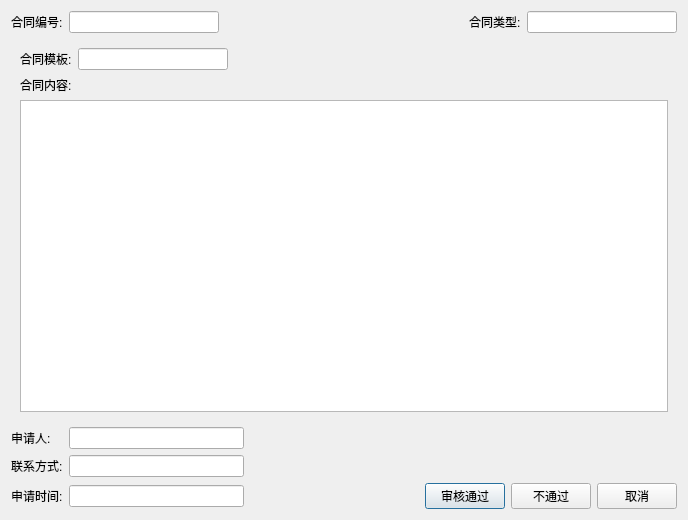
<?xml version="1.0" encoding="UTF-8"?>
<ui version="4.0">
 <class>CheckDialog</class>
 <widget class="QDialog" name="CheckDialog">
  <property name="geometry">
   <rect>
    <x>0</x>
    <y>0</y>
    <width>688</width>
    <height>520</height>
   </rect>
  </property>
  <property name="windowTitle">
   <string>合同审核</string>
  </property>
  <layout class="QVBoxLayout" name="verticalLayout_3">
   <item>
    <layout class="QHBoxLayout" name="horizontalLayout_3">
     <item>
      <widget class="QLabel" name="label">
       <property name="text">
        <string>合同编号:</string>
       </property>
      </widget>
     </item>
     <item>
      <widget class="QLineEdit" name="idEdit">
       <property name="minimumSize">
        <size>
         <width>150</width>
         <height>0</height>
        </size>
       </property>
       <property name="maximumSize">
        <size>
         <width>150</width>
         <height>16777215</height>
        </size>
       </property>
       <property name="readOnly">
        <bool>true</bool>
       </property>
      </widget>
     </item>
     <item>
      <spacer name="horizontalSpacer_2">
       <property name="orientation">
        <enum>Qt::Horizontal</enum>
       </property>
       <property name="sizeHint" stdset="0">
        <size>
         <width>40</width>
         <height>20</height>
        </size>
       </property>
      </spacer>
     </item>
     <item>
      <widget class="QLabel" name="label_3">
       <property name="text">
        <string>合同类型:</string>
       </property>
      </widget>
     </item>
     <item>
      <widget class="QLineEdit" name="typeEdit">
       <property name="minimumSize">
        <size>
         <width>150</width>
         <height>0</height>
        </size>
       </property>
       <property name="maximumSize">
        <size>
         <width>150</width>
         <height>16777215</height>
        </size>
       </property>
       <property name="readOnly">
        <bool>true</bool>
       </property>
      </widget>
     </item>
    </layout>
   </item>
   <item>
    <widget class="QStackedWidget" name="stackedWidget">
     <property name="currentIndex">
      <number>0</number>
     </property>
     <widget class="QWidget" name="page">
      <layout class="QVBoxLayout" name="verticalLayout">
       <item>
        <layout class="QHBoxLayout" name="horizontalLayout" stretch="0,0,0">
         <item>
          <widget class="QLabel" name="label_2">
           <property name="text">
            <string>合同模板:</string>
           </property>
          </widget>
         </item>
         <item>
          <widget class="QLineEdit" name="templateEdit">
           <property name="minimumSize">
            <size>
             <width>150</width>
             <height>0</height>
            </size>
           </property>
           <property name="maximumSize">
            <size>
             <width>150</width>
             <height>16777215</height>
            </size>
           </property>
           <property name="readOnly">
            <bool>true</bool>
           </property>
          </widget>
         </item>
         <item>
          <spacer name="horizontalSpacer">
           <property name="orientation">
            <enum>Qt::Horizontal</enum>
           </property>
           <property name="sizeHint" stdset="0">
            <size>
             <width>40</width>
             <height>20</height>
            </size>
           </property>
          </spacer>
         </item>
        </layout>
       </item>
       <item>
        <widget class="QLabel" name="label_8">
         <property name="text">
          <string>合同内容:</string>
         </property>
        </widget>
       </item>
       <item>
        <widget class="QTextEdit" name="textEdit">
         <property name="palette">
          <palette>
           <active>
            <colorrole role="Base">
             <brush brushstyle="SolidPattern">
              <color alpha="255">
               <red>255</red>
               <green>255</green>
               <blue>255</blue>
              </color>
             </brush>
            </colorrole>
           </active>
           <inactive>
            <colorrole role="Base">
             <brush brushstyle="SolidPattern">
              <color alpha="255">
               <red>255</red>
               <green>255</green>
               <blue>255</blue>
              </color>
             </brush>
            </colorrole>
           </inactive>
           <disabled>
            <colorrole role="Base">
             <brush brushstyle="SolidPattern">
              <color alpha="255">
               <red>68</red>
               <green>68</green>
               <blue>68</blue>
              </color>
             </brush>
            </colorrole>
           </disabled>
          </palette>
         </property>
         <property name="autoFillBackground">
          <bool>false</bool>
         </property>
         <property name="readOnly">
          <bool>true</bool>
         </property>
        </widget>
       </item>
      </layout>
     </widget>
     <widget class="QWidget" name="page_2">
      <layout class="QVBoxLayout" name="verticalLayout_2">
       <item>
        <widget class="QScrollArea" name="scrollArea">
         <property name="widgetResizable">
          <bool>true</bool>
         </property>
         <widget class="QWidget" name="scrollAreaWidgetContents">
          <property name="geometry">
           <rect>
            <x>0</x>
            <y>0</y>
            <width>650</width>
            <height>366</height>
           </rect>
          </property>
          <layout class="QVBoxLayout" name="verticalLayout_4">
           <item>
            <widget class="QLabel" name="pix_label">
             <property name="text">
              <string>合同预览</string>
             </property>
             <property name="alignment">
              <set>Qt::AlignCenter</set>
             </property>
            </widget>
           </item>
          </layout>
         </widget>
        </widget>
       </item>
      </layout>
     </widget>
    </widget>
   </item>
   <item>
    <layout class="QGridLayout" name="gridLayout">
     <item row="0" column="0">
      <widget class="QLabel" name="label_5">
       <property name="text">
        <string>申请人:</string>
       </property>
      </widget>
     </item>
     <item row="1" column="1">
      <widget class="QLineEdit" name="phoneEdit">
       <property name="readOnly">
        <bool>true</bool>
       </property>
      </widget>
     </item>
     <item row="1" column="0">
      <widget class="QLabel" name="label_6">
       <property name="text">
        <string>联系方式:</string>
       </property>
      </widget>
     </item>
     <item row="0" column="1">
      <widget class="QLineEdit" name="nameEdit">
       <property name="readOnly">
        <bool>true</bool>
       </property>
      </widget>
     </item>
     <item row="2" column="0">
      <widget class="QLabel" name="label_7">
       <property name="text">
        <string>申请时间:</string>
       </property>
      </widget>
     </item>
     <item row="2" column="2">
      <spacer name="horizontalSpacer_3">
       <property name="orientation">
        <enum>Qt::Horizontal</enum>
       </property>
       <property name="sizeHint" stdset="0">
        <size>
         <width>40</width>
         <height>20</height>
        </size>
       </property>
      </spacer>
     </item>
     <item row="2" column="3">
      <widget class="QPushButton" name="yesBtn">
       <property name="text">
        <string>审核通过</string>
       </property>
      </widget>
     </item>
     <item row="2" column="4">
      <widget class="QPushButton" name="noBtn">
       <property name="text">
        <string>不通过</string>
       </property>
      </widget>
     </item>
     <item row="2" column="1">
      <widget class="QLineEdit" name="dateEdit">
       <property name="readOnly">
        <bool>true</bool>
       </property>
      </widget>
     </item>
     <item row="2" column="5">
      <widget class="QPushButton" name="cancelBtn">
       <property name="text">
        <string>取消</string>
       </property>
      </widget>
     </item>
    </layout>
   </item>
  </layout>
  <zorder>stackedWidget</zorder>
  <zorder>layoutWidget</zorder>
  <zorder>horizontalSpacer</zorder>
  <zorder></zorder>
  <zorder>label</zorder>
  <zorder>idEdit</zorder>
  <zorder>label_3</zorder>
  <zorder>label_4</zorder>
  <zorder>horizontalSpacer_2</zorder>
 </widget>
 <resources/>
 <connections/>
</ui>
